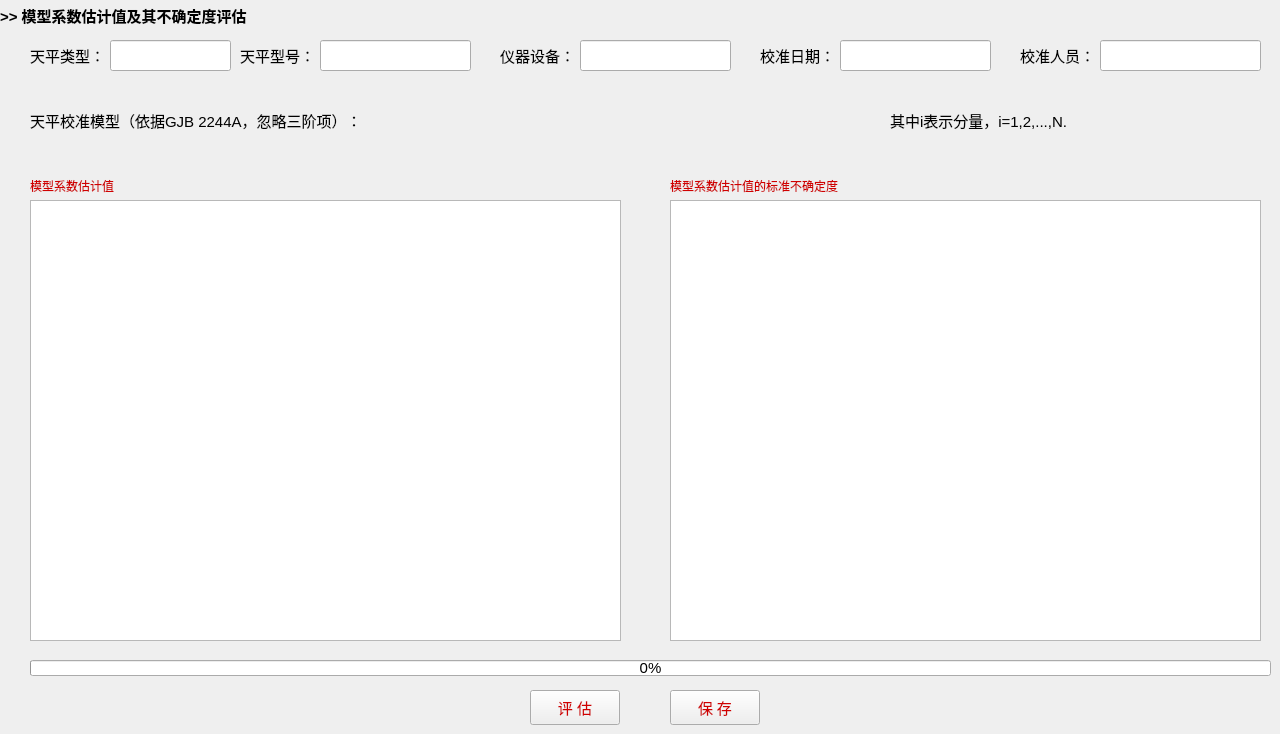
    <widget class="QWidget" name="page_2">
     <widget class="QLabel" name="label_4">
      <property name="geometry">
       <rect>
        <x>240</x>
        <y>40</y>
        <width>81</width>
        <height>31</height>
       </rect>
      </property>
      <property name="palette">
       <palette>
        <active>
         <colorrole role="WindowText">
          <brush brushstyle="SolidPattern">
           <color alpha="255">
            <red>0</red>
            <green>0</green>
            <blue>0</blue>
           </color>
          </brush>
         </colorrole>
        </active>
        <inactive>
         <colorrole role="WindowText">
          <brush brushstyle="SolidPattern">
           <color alpha="255">
            <red>0</red>
            <green>0</green>
            <blue>0</blue>
           </color>
          </brush>
         </colorrole>
        </inactive>
        <disabled>
         <colorrole role="WindowText">
          <brush brushstyle="SolidPattern">
           <color alpha="255">
            <red>120</red>
            <green>120</green>
            <blue>120</blue>
           </color>
          </brush>
         </colorrole>
        </disabled>
       </palette>
      </property>
      <property name="font">
       <font>
        <pointsize>11</pointsize>
       </font>
      </property>
      <property name="text">
       <string>天平型号：</string>
      </property>
     </widget>
     <widget class="QLineEdit" name="lineEdit_b_name_3">
      <property name="geometry">
       <rect>
        <x>320</x>
        <y>40</y>
        <width>151</width>
        <height>31</height>
       </rect>
      </property>
      <property name="minimumSize">
       <size>
        <width>0</width>
        <height>25</height>
       </size>
      </property>
      <property name="maximumSize">
       <size>
        <width>16777215</width>
        <height>100</height>
       </size>
      </property>
      <property name="font">
       <font>
        <family>Times New Roman</family>
        <pointsize>11</pointsize>
       </font>
      </property>
      <property name="inputMask">
       <string/>
      </property>
      <property name="text">
       <string/>
      </property>
      <property name="readOnly">
       <bool>true</bool>
      </property>
     </widget>
     <widget class="QLabel" name="label_5">
      <property name="geometry">
       <rect>
        <x>30</x>
        <y>40</y>
        <width>81</width>
        <height>31</height>
       </rect>
      </property>
      <property name="palette">
       <palette>
        <active>
         <colorrole role="WindowText">
          <brush brushstyle="SolidPattern">
           <color alpha="255">
            <red>0</red>
            <green>0</green>
            <blue>0</blue>
           </color>
          </brush>
         </colorrole>
        </active>
        <inactive>
         <colorrole role="WindowText">
          <brush brushstyle="SolidPattern">
           <color alpha="255">
            <red>0</red>
            <green>0</green>
            <blue>0</blue>
           </color>
          </brush>
         </colorrole>
        </inactive>
        <disabled>
         <colorrole role="WindowText">
          <brush brushstyle="SolidPattern">
           <color alpha="255">
            <red>120</red>
            <green>120</green>
            <blue>120</blue>
           </color>
          </brush>
         </colorrole>
        </disabled>
       </palette>
      </property>
      <property name="font">
       <font>
        <pointsize>11</pointsize>
        <weight>50</weight>
        <bold>false</bold>
       </font>
      </property>
      <property name="text">
       <string>天平类型：</string>
      </property>
     </widget>
     <widget class="QLineEdit" name="lineEdit_b_type_3">
      <property name="enabled">
       <bool>true</bool>
      </property>
      <property name="geometry">
       <rect>
        <x>110</x>
        <y>40</y>
        <width>121</width>
        <height>31</height>
       </rect>
      </property>
      <property name="minimumSize">
       <size>
        <width>0</width>
        <height>25</height>
       </size>
      </property>
      <property name="maximumSize">
       <size>
        <width>16777215</width>
        <height>100</height>
       </size>
      </property>
      <property name="font">
       <font>
        <family>Times New Roman</family>
        <pointsize>11</pointsize>
       </font>
      </property>
      <property name="inputMask">
       <string/>
      </property>
      <property name="text">
       <string/>
      </property>
      <property name="readOnly">
       <bool>true</bool>
      </property>
     </widget>
     <widget class="QLabel" name="label_6">
      <property name="geometry">
       <rect>
        <x>760</x>
        <y>40</y>
        <width>81</width>
        <height>31</height>
       </rect>
      </property>
      <property name="palette">
       <palette>
        <active>
         <colorrole role="WindowText">
          <brush brushstyle="SolidPattern">
           <color alpha="255">
            <red>0</red>
            <green>0</green>
            <blue>0</blue>
           </color>
          </brush>
         </colorrole>
        </active>
        <inactive>
         <colorrole role="WindowText">
          <brush brushstyle="SolidPattern">
           <color alpha="255">
            <red>0</red>
            <green>0</green>
            <blue>0</blue>
           </color>
          </brush>
         </colorrole>
        </inactive>
        <disabled>
         <colorrole role="WindowText">
          <brush brushstyle="SolidPattern">
           <color alpha="255">
            <red>120</red>
            <green>120</green>
            <blue>120</blue>
           </color>
          </brush>
         </colorrole>
        </disabled>
       </palette>
      </property>
      <property name="font">
       <font>
        <pointsize>11</pointsize>
       </font>
      </property>
      <property name="text">
       <string>校准日期：</string>
      </property>
     </widget>
     <widget class="QLineEdit" name="lineEdit_b_date_3">
      <property name="geometry">
       <rect>
        <x>840</x>
        <y>40</y>
        <width>151</width>
        <height>31</height>
       </rect>
      </property>
      <property name="minimumSize">
       <size>
        <width>0</width>
        <height>25</height>
       </size>
      </property>
      <property name="maximumSize">
       <size>
        <width>16777215</width>
        <height>100</height>
       </size>
      </property>
      <property name="font">
       <font>
        <family>Times New Roman</family>
        <pointsize>11</pointsize>
       </font>
      </property>
      <property name="inputMask">
       <string/>
      </property>
      <property name="text">
       <string/>
      </property>
      <property name="readOnly">
       <bool>true</bool>
      </property>
     </widget>
     <widget class="QLineEdit" name="lineEdit_b_person_3">
      <property name="geometry">
       <rect>
        <x>1100</x>
        <y>40</y>
        <width>161</width>
        <height>31</height>
       </rect>
      </property>
      <property name="minimumSize">
       <size>
        <width>0</width>
        <height>25</height>
       </size>
      </property>
      <property name="maximumSize">
       <size>
        <width>16777215</width>
        <height>100</height>
       </size>
      </property>
      <property name="font">
       <font>
        <family>Times New Roman</family>
        <pointsize>11</pointsize>
       </font>
      </property>
      <property name="inputMask">
       <string/>
      </property>
      <property name="text">
       <string/>
      </property>
      <property name="readOnly">
       <bool>true</bool>
      </property>
     </widget>
     <widget class="QLabel" name="label_7">
      <property name="geometry">
       <rect>
        <x>1020</x>
        <y>40</y>
        <width>81</width>
        <height>31</height>
       </rect>
      </property>
      <property name="palette">
       <palette>
        <active>
         <colorrole role="WindowText">
          <brush brushstyle="SolidPattern">
           <color alpha="255">
            <red>0</red>
            <green>0</green>
            <blue>0</blue>
           </color>
          </brush>
         </colorrole>
        </active>
        <inactive>
         <colorrole role="WindowText">
          <brush brushstyle="SolidPattern">
           <color alpha="255">
            <red>0</red>
            <green>0</green>
            <blue>0</blue>
           </color>
          </brush>
         </colorrole>
        </inactive>
        <disabled>
         <colorrole role="WindowText">
          <brush brushstyle="SolidPattern">
           <color alpha="255">
            <red>120</red>
            <green>120</green>
            <blue>120</blue>
           </color>
          </brush>
         </colorrole>
        </disabled>
       </palette>
      </property>
      <property name="font">
       <font>
        <pointsize>11</pointsize>
       </font>
      </property>
      <property name="text">
       <string>校准人员：</string>
      </property>
     </widget>
     <widget class="QLabel" name="label_8">
      <property name="geometry">
       <rect>
        <x>30</x>
        <y>100</y>
        <width>391</width>
        <height>41</height>
       </rect>
      </property>
      <property name="font">
       <font>
        <pointsize>11</pointsize>
       </font>
      </property>
      <property name="text">
       <string>天平校准模型（依据GJB 2244A，忽略三阶项）：</string>
      </property>
     </widget>
     <widget class="QLabel" name="label_model">
      <property name="geometry">
       <rect>
        <x>380</x>
        <y>80</y>
        <width>481</width>
        <height>81</height>
       </rect>
      </property>
      <property name="text">
       <string/>
      </property>
      <property name="pixmap">
       <pixmap resource="WBalance.qrc">:/new/prefix1/icons/model.png</pixmap>
      </property>
     </widget>
     <widget class="QLabel" name="label_18">
      <property name="geometry">
       <rect>
        <x>500</x>
        <y>40</y>
        <width>81</width>
        <height>31</height>
       </rect>
      </property>
      <property name="palette">
       <palette>
        <active>
         <colorrole role="WindowText">
          <brush brushstyle="SolidPattern">
           <color alpha="255">
            <red>0</red>
            <green>0</green>
            <blue>0</blue>
           </color>
          </brush>
         </colorrole>
        </active>
        <inactive>
         <colorrole role="WindowText">
          <brush brushstyle="SolidPattern">
           <color alpha="255">
            <red>0</red>
            <green>0</green>
            <blue>0</blue>
           </color>
          </brush>
         </colorrole>
        </inactive>
        <disabled>
         <colorrole role="WindowText">
          <brush brushstyle="SolidPattern">
           <color alpha="255">
            <red>120</red>
            <green>120</green>
            <blue>120</blue>
           </color>
          </brush>
         </colorrole>
        </disabled>
       </palette>
      </property>
      <property name="font">
       <font>
        <pointsize>11</pointsize>
       </font>
      </property>
      <property name="text">
       <string>仪器设备：</string>
      </property>
     </widget>
     <widget class="QLineEdit" name="lineEdit_b_instru_3">
      <property name="geometry">
       <rect>
        <x>580</x>
        <y>40</y>
        <width>151</width>
        <height>31</height>
       </rect>
      </property>
      <property name="minimumSize">
       <size>
        <width>0</width>
        <height>25</height>
       </size>
      </property>
      <property name="maximumSize">
       <size>
        <width>16777215</width>
        <height>100</height>
       </size>
      </property>
      <property name="font">
       <font>
        <family>Times New Roman</family>
        <pointsize>11</pointsize>
       </font>
      </property>
      <property name="inputMask">
       <string/>
      </property>
      <property name="text">
       <string/>
      </property>
      <property name="readOnly">
       <bool>true</bool>
      </property>
     </widget>
     <widget class="QLabel" name="label_25">
      <property name="geometry">
       <rect>
        <x>0</x>
        <y>0</y>
        <width>281</width>
        <height>31</height>
       </rect>
      </property>
      <property name="font">
       <font>
        <pointsize>11</pointsize>
        <weight>75</weight>
        <bold>true</bold>
       </font>
      </property>
      <property name="text">
       <string>&gt;&gt; 模型系数估计值及其不确定度评估</string>
      </property>
     </widget>
     <widget class="QLabel" name="label_30">
      <property name="geometry">
       <rect>
        <x>890</x>
        <y>100</y>
        <width>221</width>
        <height>41</height>
       </rect>
      </property>
      <property name="font">
       <font>
        <pointsize>11</pointsize>
       </font>
      </property>
      <property name="text">
       <string>其中i表示分量，i=1,2,...,N.</string>
      </property>
     </widget>
     <widget class="QPushButton" name="pushButton_coeff_save">
      <property name="geometry">
       <rect>
        <x>670</x>
        <y>690</y>
        <width>90</width>
        <height>35</height>
       </rect>
      </property>
      <property name="palette">
       <palette>
        <active>
         <colorrole role="ButtonText">
          <brush brushstyle="SolidPattern">
           <color alpha="255">
            <red>208</red>
            <green>0</green>
            <blue>0</blue>
           </color>
          </brush>
         </colorrole>
        </active>
        <inactive>
         <colorrole role="ButtonText">
          <brush brushstyle="SolidPattern">
           <color alpha="255">
            <red>208</red>
            <green>0</green>
            <blue>0</blue>
           </color>
          </brush>
         </colorrole>
        </inactive>
        <disabled>
         <colorrole role="ButtonText">
          <brush brushstyle="SolidPattern">
           <color alpha="255">
            <red>120</red>
            <green>120</green>
            <blue>120</blue>
           </color>
          </brush>
         </colorrole>
        </disabled>
       </palette>
      </property>
      <property name="font">
       <font>
        <family>Agency FB</family>
        <pointsize>11</pointsize>
       </font>
      </property>
      <property name="text">
       <string>保 存</string>
      </property>
     </widget>
     <widget class="QPushButton" name="pushButton_coeff_cal">
      <property name="geometry">
       <rect>
        <x>530</x>
        <y>690</y>
        <width>90</width>
        <height>35</height>
       </rect>
      </property>
      <property name="palette">
       <palette>
        <active>
         <colorrole role="ButtonText">
          <brush brushstyle="SolidPattern">
           <color alpha="255">
            <red>208</red>
            <green>0</green>
            <blue>0</blue>
           </color>
          </brush>
         </colorrole>
        </active>
        <inactive>
         <colorrole role="ButtonText">
          <brush brushstyle="SolidPattern">
           <color alpha="255">
            <red>208</red>
            <green>0</green>
            <blue>0</blue>
           </color>
          </brush>
         </colorrole>
        </inactive>
        <disabled>
         <colorrole role="ButtonText">
          <brush brushstyle="SolidPattern">
           <color alpha="255">
            <red>120</red>
            <green>120</green>
            <blue>120</blue>
           </color>
          </brush>
         </colorrole>
        </disabled>
       </palette>
      </property>
      <property name="font">
       <font>
        <pointsize>11</pointsize>
       </font>
      </property>
      <property name="text">
       <string>评 估</string>
      </property>
     </widget>
     <widget class="QLabel" name="label_36">
      <property name="geometry">
       <rect>
        <x>30</x>
        <y>170</y>
        <width>111</width>
        <height>31</height>
       </rect>
      </property>
      <property name="palette">
       <palette>
        <active>
         <colorrole role="WindowText">
          <brush brushstyle="SolidPattern">
           <color alpha="255">
            <red>208</red>
            <green>0</green>
            <blue>0</blue>
           </color>
          </brush>
         </colorrole>
        </active>
        <inactive>
         <colorrole role="WindowText">
          <brush brushstyle="SolidPattern">
           <color alpha="255">
            <red>208</red>
            <green>0</green>
            <blue>0</blue>
           </color>
          </brush>
         </colorrole>
        </inactive>
        <disabled>
         <colorrole role="WindowText">
          <brush brushstyle="SolidPattern">
           <color alpha="255">
            <red>120</red>
            <green>120</green>
            <blue>120</blue>
           </color>
          </brush>
         </colorrole>
        </disabled>
       </palette>
      </property>
      <property name="text">
       <string>模型系数估计值</string>
      </property>
     </widget>
     <widget class="QTableView" name="tableView_cofe_averg">
      <property name="geometry">
       <rect>
        <x>30</x>
        <y>200</y>
        <width>591</width>
        <height>441</height>
       </rect>
      </property>
      <property name="lineWidth">
       <number>150</number>
      </property>
      <property name="midLineWidth">
       <number>150</number>
      </property>
     </widget>
     <widget class="QLabel" name="label_38">
      <property name="geometry">
       <rect>
        <x>670</x>
        <y>170</y>
        <width>221</width>
        <height>31</height>
       </rect>
      </property>
      <property name="palette">
       <palette>
        <active>
         <colorrole role="WindowText">
          <brush brushstyle="SolidPattern">
           <color alpha="255">
            <red>208</red>
            <green>0</green>
            <blue>0</blue>
           </color>
          </brush>
         </colorrole>
        </active>
        <inactive>
         <colorrole role="WindowText">
          <brush brushstyle="SolidPattern">
           <color alpha="255">
            <red>208</red>
            <green>0</green>
            <blue>0</blue>
           </color>
          </brush>
         </colorrole>
        </inactive>
        <disabled>
         <colorrole role="WindowText">
          <brush brushstyle="SolidPattern">
           <color alpha="255">
            <red>120</red>
            <green>120</green>
            <blue>120</blue>
           </color>
          </brush>
         </colorrole>
        </disabled>
       </palette>
      </property>
      <property name="text">
       <string>模型系数估计值的标准不确定度</string>
      </property>
     </widget>
     <widget class="QTableView" name="tableView_cofe_std">
      <property name="geometry">
       <rect>
        <x>670</x>
        <y>200</y>
        <width>591</width>
        <height>441</height>
       </rect>
      </property>
      <property name="lineWidth">
       <number>150</number>
      </property>
      <property name="midLineWidth">
       <number>150</number>
      </property>
     </widget>
     <widget class="QProgressBar" name="progressBar_coffee">
      <property name="geometry">
       <rect>
        <x>30</x>
        <y>660</y>
        <width>1241</width>
        <height>16</height>
       </rect>
      </property>
      <property name="font">
       <font>
        <pointsize>11</pointsize>
        <kerning>true</kerning>
       </font>
      </property>
      <property name="value">
       <number>0</number>
      </property>
      <property name="textVisible">
       <bool>true</bool>
      </property>
      <property name="textDirection">
       <enum>QProgressBar::BottomToTop</enum>
      </property>
     </widget>
    </widget>
